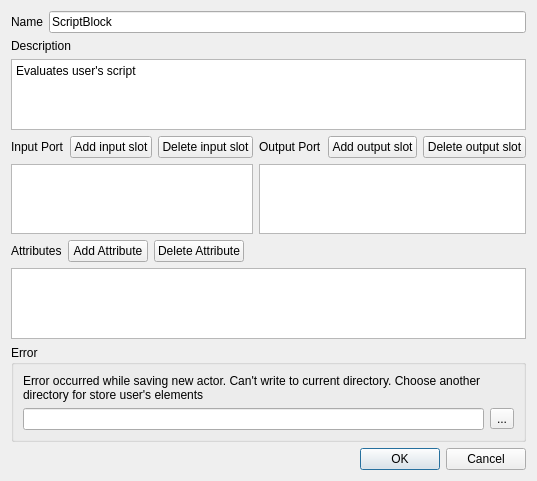
<?xml version="1.0" encoding="UTF-8"?>
<ui version="4.0">
 <class>CreateScriptBlockDialog</class>
 <widget class="QDialog" name="CreateScriptBlockDialog">
  <property name="geometry">
   <rect>
    <x>0</x>
    <y>0</y>
    <width>501</width>
    <height>481</height>
   </rect>
  </property>
  <property name="windowTitle">
   <string>Create Element with Script</string>
  </property>
  <layout class="QVBoxLayout" name="verticalLayout">
   <item>
    <layout class="QHBoxLayout" name="horizontalLayout">
     <item>
      <widget class="QLabel" name="label">
       <property name="text">
        <string>Name</string>
       </property>
      </widget>
     </item>
     <item>
      <widget class="QLineEdit" name="nameEdit">
       <property name="text">
        <string>ScriptBlock</string>
       </property>
      </widget>
     </item>
    </layout>
   </item>
   <item>
    <widget class="QLabel" name="label_5">
     <property name="text">
      <string>Description</string>
     </property>
    </widget>
   </item>
   <item>
    <widget class="QTextEdit" name="descriptionEdit">
     <property name="html">
      <string>&lt;!DOCTYPE HTML PUBLIC &quot;-//W3C//DTD HTML 4.0//EN&quot; &quot;http://www.w3.org/TR/REC-html40/strict.dtd&quot;&gt;
&lt;html&gt;&lt;head&gt;&lt;meta name=&quot;qrichtext&quot; content=&quot;1&quot; /&gt;&lt;style type=&quot;text/css&quot;&gt;
p, li { white-space: pre-wrap; }
&lt;/style&gt;&lt;/head&gt;&lt;body style=&quot; font-family:'monospace'; font-weight:400; font-style:normal;&quot;&gt;
&lt;p style=&quot; margin-top:0px; margin-bottom:0px; margin-left:0px; margin-right:0px; -qt-block-indent:0; text-indent:0px;&quot;&gt;&lt;span&gt;Evaluates user's script&lt;/span&gt;&lt;/p&gt;&lt;/body&gt;&lt;/html&gt;</string>
     </property>
    </widget>
   </item>
   <item>
    <layout class="QGridLayout" name="gridLayout">
     <item row="0" column="0">
      <widget class="QLabel" name="label_2">
       <property name="text">
        <string>Input Port</string>
       </property>
      </widget>
     </item>
     <item row="0" column="1">
      <widget class="QPushButton" name="addInputButton">
       <property name="text">
        <string>Add input slot</string>
       </property>
      </widget>
     </item>
     <item row="0" column="2">
      <widget class="QPushButton" name="deleteInputButton">
       <property name="text">
        <string>Delete input slot</string>
       </property>
      </widget>
     </item>
     <item row="0" column="3">
      <widget class="QLabel" name="label_4">
       <property name="text">
        <string>Output Port</string>
       </property>
      </widget>
     </item>
     <item row="0" column="4">
      <widget class="QPushButton" name="addOutputButton">
       <property name="text">
        <string>Add output slot</string>
       </property>
      </widget>
     </item>
     <item row="0" column="5">
      <widget class="QPushButton" name="deleteOutputButton">
       <property name="text">
        <string>Delete output slot</string>
       </property>
      </widget>
     </item>
     <item row="1" column="0" colspan="3">
      <widget class="QListView" name="inputList"/>
     </item>
     <item row="1" column="3" colspan="3">
      <widget class="QListView" name="outputList"/>
     </item>
    </layout>
   </item>
   <item>
    <layout class="QHBoxLayout" name="horizontalLayout_3">
     <item>
      <widget class="QLabel" name="label_3">
       <property name="text">
        <string>Attributes</string>
       </property>
      </widget>
     </item>
     <item>
      <widget class="QPushButton" name="addAttributeButton">
       <property name="text">
        <string>Add Attribute</string>
       </property>
      </widget>
     </item>
     <item>
      <widget class="QPushButton" name="deleteAttributeButton">
       <property name="text">
        <string>Delete Attribute</string>
       </property>
      </widget>
     </item>
     <item>
      <spacer name="horizontalSpacer_2">
       <property name="orientation">
        <enum>Qt::Horizontal</enum>
       </property>
       <property name="sizeHint" stdset="0">
        <size>
         <width>40</width>
         <height>20</height>
        </size>
       </property>
      </spacer>
     </item>
    </layout>
   </item>
   <item>
    <widget class="QTableView" name="attributeTable"/>
   </item>
   <item>
    <widget class="QGroupBox" name="errorBox">
     <property name="title">
      <string>Error</string>
     </property>
     <property name="flat">
      <bool>false</bool>
     </property>
     <property name="checkable">
      <bool>false</bool>
     </property>
     <layout class="QVBoxLayout" name="verticalLayout_2">
      <item>
       <widget class="QLabel" name="label_6">
        <property name="lineWidth">
         <number>1</number>
        </property>
        <property name="text">
         <string>Error occurred while saving new actor. Can't write to current directory. Choose another directory for store user's elements</string>
        </property>
        <property name="scaledContents">
         <bool>false</bool>
        </property>
        <property name="wordWrap">
         <bool>true</bool>
        </property>
       </widget>
      </item>
      <item>
       <layout class="QHBoxLayout" name="horizontalLayout_4">
        <item>
         <widget class="QLineEdit" name="fileEdit"/>
        </item>
        <item>
         <widget class="QToolButton" name="fileButton">
          <property name="text">
           <string>...</string>
          </property>
         </widget>
        </item>
       </layout>
      </item>
     </layout>
    </widget>
   </item>
   <item>
    <widget class="QDialogButtonBox" name="buttonBox">
     <property name="standardButtons">
      <set>QDialogButtonBox::Cancel|QDialogButtonBox::Ok</set>
     </property>
    </widget>
   </item>
  </layout>
 </widget>
 <resources/>
 <connections/>
</ui>
